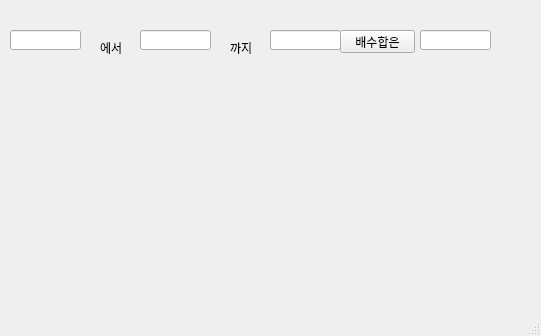
<?xml version="1.0" encoding="UTF-8"?>
<ui version="4.0">
 <class>MainWindow</class>
 <widget class="QMainWindow" name="MainWindow">
  <property name="geometry">
   <rect>
    <x>0</x>
    <y>0</y>
    <width>541</width>
    <height>336</height>
   </rect>
  </property>
  <property name="windowTitle">
   <string>MainWindow</string>
  </property>
  <widget class="QWidget" name="centralwidget">
   <widget class="QLineEdit" name="le1">
    <property name="geometry">
     <rect>
      <x>10</x>
      <y>30</y>
      <width>71</width>
      <height>20</height>
     </rect>
    </property>
   </widget>
   <widget class="QLineEdit" name="le2">
    <property name="geometry">
     <rect>
      <x>140</x>
      <y>30</y>
      <width>71</width>
      <height>20</height>
     </rect>
    </property>
   </widget>
   <widget class="QLineEdit" name="le3">
    <property name="geometry">
     <rect>
      <x>270</x>
      <y>30</y>
      <width>71</width>
      <height>20</height>
     </rect>
    </property>
   </widget>
   <widget class="QLineEdit" name="le4">
    <property name="geometry">
     <rect>
      <x>420</x>
      <y>30</y>
      <width>71</width>
      <height>20</height>
     </rect>
    </property>
   </widget>
   <widget class="QLabel" name="lbl1">
    <property name="geometry">
     <rect>
      <x>100</x>
      <y>40</y>
      <width>31</width>
      <height>16</height>
     </rect>
    </property>
    <property name="text">
     <string>에서</string>
    </property>
   </widget>
   <widget class="QLabel" name="lbl2">
    <property name="geometry">
     <rect>
      <x>230</x>
      <y>40</y>
      <width>31</width>
      <height>16</height>
     </rect>
    </property>
    <property name="text">
     <string>까지</string>
    </property>
   </widget>
   <widget class="QPushButton" name="pb">
    <property name="geometry">
     <rect>
      <x>340</x>
      <y>30</y>
      <width>75</width>
      <height>23</height>
     </rect>
    </property>
    <property name="text">
     <string>배수합은</string>
    </property>
   </widget>
  </widget>
  <widget class="QMenuBar" name="menubar">
   <property name="geometry">
    <rect>
     <x>0</x>
     <y>0</y>
     <width>541</width>
     <height>21</height>
    </rect>
   </property>
  </widget>
  <widget class="QStatusBar" name="statusbar"/>
 </widget>
 <resources/>
 <connections/>
</ui>
